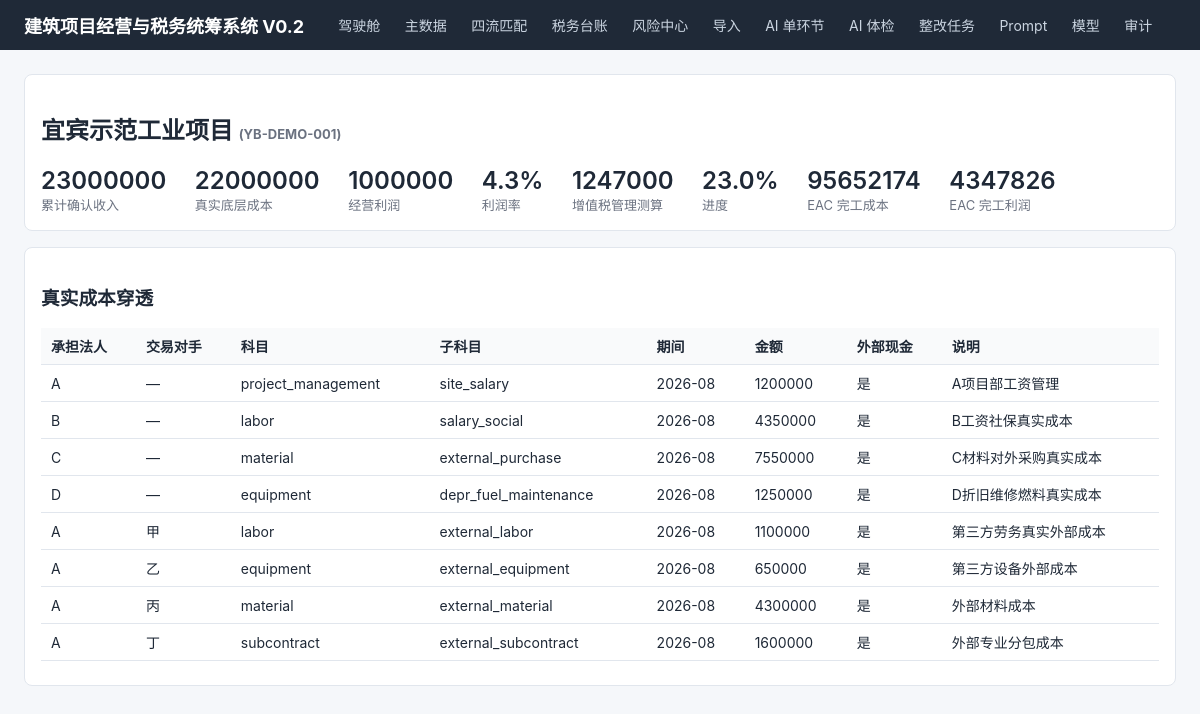
The app's page /project/1 with its own data.
### app/models.py (models this page shows)
class Project(Base):
    __tablename__ = "projects"
    id: Mapped[int] = mapped_column(primary_key=True)
    code: Mapped[str] = mapped_column(String(30), unique=True, index=True)
    name: Mapped[str] = mapped_column(String(120))
    city: Mapped[str] = mapped_column(String(40))
    contract_total: Mapped[Decimal] = mapped_column(Numeric(18, 2))
    tax_method: Mapped[str] = mapped_column(String(20), default="general")

class RealCost(Base):
    __tablename__ = "real_costs"
    id: Mapped[int] = mapped_column(primary_key=True)
    project_id: Mapped[int] = mapped_column(ForeignKey("projects.id"), index=True)
    entity_code: Mapped[str] = mapped_column(String(8), index=True)
    counterparty_code: Mapped[str] = mapped_column(String(8), default="", index=True)
    category: Mapped[str] = mapped_column(String(30), index=True)
    subcategory: Mapped[str] = mapped_column(String(50), default="", index=True)
    period: Mapped[str] = mapped_column(String(7), default="", index=True)
    amount: Mapped[Decimal] = mapped_column(Numeric(18, 2))
    external_cash: Mapped[bool] = mapped_column(Boolean)
    note: Mapped[str] = mapped_column(String(200), default="")

### app/routers/cockpit.py (the view)
@router.get("/project/{pid}", response_class=HTMLResponse)
def project(request: Request, pid: int) -> HTMLResponse:
    db = SessionLocal()
    s = project_summary(db, pid)
    costs = db.execute(
        select(RealCost).where(RealCost.project_id == pid)
    ).scalars().all()
    db.close()
    return templates.TemplateResponse(
        request,
        "project.html",
        {"request": request, "s": s, "costs": costs, "tree": {}},
    )

### app/templates/project.html
{% extends "base.html" %}
{% block content %}
<div class="card">
<h2>{{ s.project.name }} <span class="muted">({{ s.project.code }})</span></h2>
<div class="kpi"><div class="v">{{ "%.0f"|format(s.revenue) }}</div><div class="l">累计确认收入</div></div>
<div class="kpi"><div class="v">{{ "%.0f"|format(s.real_cost) }}</div><div class="l">真实底层成本</div></div>
<div class="kpi"><div class="v">{{ "%.0f"|format(s.profit) }}</div><div class="l">经营利润</div></div>
<div class="kpi"><div class="v">{{ "%.1f"|format((s.margin*100) if s.margin else 0) }}%</div><div class="l">利润率</div></div>
<div class="kpi"><div class="v">{{ "%.0f"|format(s.vat) }}</div><div class="l">增值税管理测算</div></div>
<div class="kpi"><div class="v">{{ "%.1f"|format((s.progress*100) if s.progress else 0) }}%</div><div class="l">进度</div></div>
<div class="kpi"><div class="v">{{ "%.0f"|format(s.eac) }}</div><div class="l">EAC 完工成本</div></div>
<div class="kpi"><div class="v">{{ "%.0f"|format(s.eac_profit) }}</div><div class="l">EAC 完工利润</div></div>
</div>
<div class="card">
<h3>真实成本穿透</h3>
<table>
<thead><tr><th>承担法人</th><th>交易对手</th><th>科目</th><th>子科目</th><th>期间</th><th>金额</th><th>外部现金</th><th>说明</th></tr></thead>
<tbody>
{% for c in costs %}
<tr>
<td>{{ c.entity_code }}</td><td>{{ c.counterparty_code or "—" }}</td>
<td>{{ c.category }}</td><td>{{ c.subcategory }}</td>
<td>{{ c.period }}</td>
<td>{{ "%.0f"|format(c.amount) }}</td>
<td>{{ "是" if c.external_cash else "否" }}</td>
<td>{{ c.note }}</td>
</tr>
{% endfor %}
</tbody>
</table>
</div>
{% endblock %}

### app/templates/base.html (style rules this page uses)
:root { --bg:#f5f7fa;--card:#fff;--line:#e1e6ed;--text:#1f2937;--muted:#6b7280;--accent:#2563eb;--red:#dc2626;--yellow:#d97706;--green:#16a34a }
* { box-sizing:border-box }
body { font-family:-apple-system,BlinkMacSystemFont,"Segoe UI","PingFang SC",sans-serif;margin:0;background:var(--bg);color:var(--text) }
.card { background:var(--card);border:1px solid var(--line);border-radius:8px;padding:16px;margin-bottom:16px }
table { width:100%;border-collapse:collapse;margin:8px 0 }
th,td { text-align:left;padding:8px 10px;border-bottom:1px solid var(--line);font-size:14px }
th { background:#f9fafb;font-weight:600 }
.muted { color:var(--muted);font-size:13px }
.kpi { display:inline-block;margin-right:24px }
.kpi .v { font-size:24px;font-weight:600 }
.kpi .l { font-size:13px;color:var(--muted) }

### records on screen
Project: project.name "宜宾示范工业项目", project.code "YB-DEMO-001"
RealCost: entity_code "A", counterparty_code "—", category "project_management", subcategory "site_salary", period "2026-08", amount "1200000", external_cash "是", note "A项目部工资管理"
RealCost: entity_code "B", counterparty_code "—", category "labor", subcategory "salary_social", period "2026-08", amount "4350000", external_cash "是", note "B工资社保真实成本"
RealCost: entity_code "C", counterparty_code "—", category "material", subcategory "external_purchase", period "2026-08", amount "7550000", external_cash "是", note "C材料对外采购真实成本"
RealCost: entity_code "D", counterparty_code "—", category "equipment", subcategory "depr_fuel_maintenance", period "2026-08", amount "1250000", external_cash "是", note "D折旧维修燃料真实成本"
RealCost: entity_code "A", counterparty_code "甲", category "labor", subcategory "external_labor", period "2026-08", amount "1100000", external_cash "是", note "第三方劳务真实外部成本"
RealCost: entity_code "A", counterparty_code "乙", category "equipment", subcategory "external_equipment", period "2026-08", amount "650000", external_cash "是", note "第三方设备外部成本"
RealCost: entity_code "A", counterparty_code "丙", category "material", subcategory "external_material", period "2026-08", amount "4300000", external_cash "是", note "外部材料成本"
RealCost: entity_code "A", counterparty_code "丁", category "subcontract", subcategory "external_subcontract", period "2026-08", amount "1600000", external_cash "是", note "外部专业分包成本"

### other values on screen
{{ "%.0f"|format(s.revenue) }} "23000000"
{{ "%.0f"|format(s.real_cost) }} "22000000"
{{ "%.0f"|format(s.profit) }} "1000000"
{{ "%.1f"|format((s.margin*100) if s.margin else 0) }} "4.3"
{{ "%.0f"|format(s.vat) }} "1247000"
{{ "%.1f"|format((s.progress*100) if s.progress else 0) }} "23.0"
{{ "%.0f"|format(s.eac) }} "95652174"
{{ "%.0f"|format(s.eac_profit) }} "4347826"
